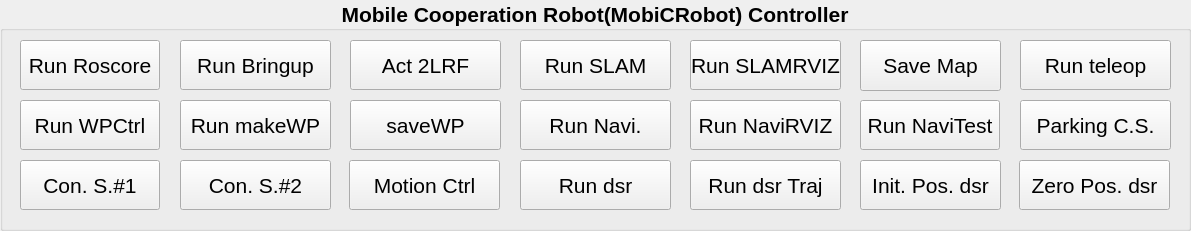
   <widget class="QGroupBox" name="runproc_groupBox">
    <property name="geometry">
     <rect>
      <x>20</x>
      <y>0</y>
      <width>1191</width>
      <height>231</height>
     </rect>
    </property>
    <property name="font">
     <font>
      <pointsize>16</pointsize>
      <weight>75</weight>
      <bold>true</bold>
     </font>
    </property>
    <property name="title">
     <string>Mobile Cooperation Robot(MobiCRobot) Controller</string>
    </property>
    <property name="alignment">
     <set>Qt::AlignCenter</set>
    </property>
    <widget class="QPushButton" name="run_roscorePB">
     <property name="geometry">
      <rect>
       <x>20</x>
       <y>40</y>
       <width>140</width>
       <height>50</height>
      </rect>
     </property>
     <property name="font">
      <font>
       <family>Ubuntu</family>
       <pointsize>16</pointsize>
       <weight>50</weight>
       <bold>false</bold>
      </font>
     </property>
     <property name="text">
      <string>Run Roscore</string>
     </property>
    </widget>
    <widget class="QPushButton" name="run_bringupPB">
     <property name="geometry">
      <rect>
       <x>180</x>
       <y>40</y>
       <width>151</width>
       <height>50</height>
      </rect>
     </property>
     <property name="font">
      <font>
       <family>Ubuntu</family>
       <pointsize>16</pointsize>
       <weight>50</weight>
       <bold>false</bold>
      </font>
     </property>
     <property name="text">
      <string>Run Bringup</string>
     </property>
    </widget>
    <widget class="QPushButton" name="run_slamPB">
     <property name="geometry">
      <rect>
       <x>520</x>
       <y>40</y>
       <width>151</width>
       <height>50</height>
      </rect>
     </property>
     <property name="font">
      <font>
       <family>Ubuntu</family>
       <pointsize>16</pointsize>
       <weight>50</weight>
       <bold>false</bold>
      </font>
     </property>
     <property name="text">
      <string>Run SLAM</string>
     </property>
    </widget>
    <widget class="QPushButton" name="run_teleopPB">
     <property name="geometry">
      <rect>
       <x>1020</x>
       <y>40</y>
       <width>151</width>
       <height>50</height>
      </rect>
     </property>
     <property name="font">
      <font>
       <family>Ubuntu</family>
       <pointsize>16</pointsize>
       <weight>50</weight>
       <bold>false</bold>
      </font>
     </property>
     <property name="text">
      <string>Run teleop</string>
     </property>
    </widget>
    <widget class="QPushButton" name="run_2LRFPB">
     <property name="geometry">
      <rect>
       <x>350</x>
       <y>40</y>
       <width>151</width>
       <height>50</height>
      </rect>
     </property>
     <property name="font">
      <font>
       <family>Ubuntu</family>
       <pointsize>16</pointsize>
       <weight>50</weight>
       <bold>false</bold>
      </font>
     </property>
     <property name="layoutDirection">
      <enum>Qt::LeftToRight</enum>
     </property>
     <property name="text">
      <string>Act 2LRF</string>
     </property>
    </widget>
    <widget class="QPushButton" name="run_naviPB">
     <property name="geometry">
      <rect>
       <x>520</x>
       <y>100</y>
       <width>151</width>
       <height>50</height>
      </rect>
     </property>
     <property name="font">
      <font>
       <family>Ubuntu</family>
       <pointsize>16</pointsize>
       <weight>50</weight>
       <bold>false</bold>
      </font>
     </property>
     <property name="text">
      <string>Run Navi.</string>
     </property>
    </widget>
    <widget class="QPushButton" name="run_rvizPB">
     <property name="geometry">
      <rect>
       <x>690</x>
       <y>100</y>
       <width>151</width>
       <height>50</height>
      </rect>
     </property>
     <property name="font">
      <font>
       <family>Ubuntu</family>
       <pointsize>16</pointsize>
       <weight>50</weight>
       <bold>false</bold>
      </font>
     </property>
     <property name="text">
      <string>Run NaviRVIZ</string>
     </property>
    </widget>
    <widget class="QPushButton" name="run_wpcPB">
     <property name="geometry">
      <rect>
       <x>20</x>
       <y>100</y>
       <width>140</width>
       <height>50</height>
      </rect>
     </property>
     <property name="font">
      <font>
       <family>Ubuntu</family>
       <pointsize>16</pointsize>
       <weight>50</weight>
       <bold>false</bold>
      </font>
     </property>
     <property name="text">
      <string>Run WPCtrl</string>
     </property>
    </widget>
    <widget class="QPushButton" name="run_makeWPPB">
     <property name="geometry">
      <rect>
       <x>180</x>
       <y>100</y>
       <width>151</width>
       <height>50</height>
      </rect>
     </property>
     <property name="font">
      <font>
       <family>Ubuntu</family>
       <pointsize>16</pointsize>
       <weight>50</weight>
       <bold>false</bold>
      </font>
     </property>
     <property name="text">
      <string>Run makeWP</string>
     </property>
    </widget>
    <widget class="QPushButton" name="run_saveWPPB">
     <property name="geometry">
      <rect>
       <x>350</x>
       <y>100</y>
       <width>151</width>
       <height>50</height>
      </rect>
     </property>
     <property name="font">
      <font>
       <family>Ubuntu</family>
       <pointsize>16</pointsize>
       <weight>50</weight>
       <bold>false</bold>
      </font>
     </property>
     <property name="text">
      <string>saveWP</string>
     </property>
    </widget>
    <widget class="QPushButton" name="run_dsrRobotPB">
     <property name="geometry">
      <rect>
       <x>520</x>
       <y>160</y>
       <width>151</width>
       <height>50</height>
      </rect>
     </property>
     <property name="font">
      <font>
       <pointsize>16</pointsize>
       <weight>50</weight>
       <bold>false</bold>
      </font>
     </property>
     <property name="text">
      <string>Run dsr</string>
     </property>
    </widget>
    <widget class="QPushButton" name="run_Traj1PB">
     <property name="geometry">
      <rect>
       <x>690</x>
       <y>160</y>
       <width>151</width>
       <height>50</height>
      </rect>
     </property>
     <property name="font">
      <font>
       <pointsize>16</pointsize>
       <weight>50</weight>
       <bold>false</bold>
      </font>
     </property>
     <property name="text">
      <string>Run dsr Traj</string>
     </property>
    </widget>
    <widget class="QPushButton" name="run_connectSerial1PB">
     <property name="geometry">
      <rect>
       <x>20</x>
       <y>160</y>
       <width>140</width>
       <height>50</height>
      </rect>
     </property>
     <property name="font">
      <font>
       <family>Ubuntu</family>
       <pointsize>16</pointsize>
       <weight>50</weight>
       <bold>false</bold>
      </font>
     </property>
     <property name="text">
      <string>Con. S.#1</string>
     </property>
    </widget>
    <widget class="QPushButton" name="run_connectSerial2PB">
     <property name="geometry">
      <rect>
       <x>180</x>
       <y>160</y>
       <width>151</width>
       <height>50</height>
      </rect>
     </property>
     <property name="font">
      <font>
       <family>Ubuntu</family>
       <pointsize>16</pointsize>
       <weight>50</weight>
       <bold>false</bold>
      </font>
     </property>
     <property name="text">
      <string>Con. S.#2</string>
     </property>
    </widget>
    <widget class="QPushButton" name="initpos_dsrRobotPB">
     <property name="geometry">
      <rect>
       <x>860</x>
       <y>160</y>
       <width>141</width>
       <height>50</height>
      </rect>
     </property>
     <property name="font">
      <font>
       <pointsize>16</pointsize>
       <weight>50</weight>
       <bold>false</bold>
      </font>
     </property>
     <property name="text">
      <string>Init. Pos. dsr</string>
     </property>
    </widget>
    <widget class="QPushButton" name="zeropos_dsrRobotPB">
     <property name="geometry">
      <rect>
       <x>1019</x>
       <y>160</y>
       <width>151</width>
       <height>50</height>
      </rect>
     </property>
     <property name="font">
      <font>
       <pointsize>16</pointsize>
       <weight>50</weight>
       <bold>false</bold>
      </font>
     </property>
     <property name="text">
      <string>Zero Pos. dsr</string>
     </property>
    </widget>
    <widget class="QPushButton" name="csparking_PB">
     <property name="geometry">
      <rect>
       <x>1020</x>
       <y>100</y>
       <width>151</width>
       <height>50</height>
      </rect>
     </property>
     <property name="font">
      <font>
       <pointsize>16</pointsize>
       <weight>50</weight>
       <bold>false</bold>
      </font>
     </property>
     <property name="text">
      <string>Parking C.S.</string>
     </property>
    </widget>
    <widget class="QPushButton" name="motionctrl_PB">
     <property name="geometry">
      <rect>
       <x>349</x>
       <y>160</y>
       <width>151</width>
       <height>50</height>
      </rect>
     </property>
     <property name="font">
      <font>
       <pointsize>16</pointsize>
       <weight>50</weight>
       <bold>false</bold>
      </font>
     </property>
     <property name="text">
      <string>Motion Ctrl</string>
     </property>
    </widget>
    <widget class="QPushButton" name="initpos_dsrRobotPB_2">
     <property name="geometry">
      <rect>
       <x>760</x>
       <y>260</y>
       <width>140</width>
       <height>50</height>
      </rect>
     </property>
     <property name="font">
      <font>
       <pointsize>16</pointsize>
       <weight>50</weight>
       <bold>false</bold>
      </font>
     </property>
     <property name="text">
      <string>Init. Pos. dsr</string>
     </property>
    </widget>
    <widget class="QPushButton" name="savemapPB">
     <property name="geometry">
      <rect>
       <x>860</x>
       <y>40</y>
       <width>141</width>
       <height>51</height>
      </rect>
     </property>
     <property name="font">
      <font>
       <pointsize>16</pointsize>
       <weight>50</weight>
       <bold>false</bold>
      </font>
     </property>
     <property name="text">
      <string>Save Map</string>
     </property>
    </widget>
    <widget class="QPushButton" name="run_navitestPB">
     <property name="geometry">
      <rect>
       <x>860</x>
       <y>100</y>
       <width>140</width>
       <height>50</height>
      </rect>
     </property>
     <property name="font">
      <font>
       <family>Ubuntu</family>
       <pointsize>16</pointsize>
       <weight>50</weight>
       <bold>false</bold>
      </font>
     </property>
     <property name="text">
      <string>Run NaviTest</string>
     </property>
    </widget>
    <widget class="QPushButton" name="run_slamrvizPB">
     <property name="geometry">
      <rect>
       <x>690</x>
       <y>40</y>
       <width>151</width>
       <height>50</height>
      </rect>
     </property>
     <property name="font">
      <font>
       <family>Ubuntu</family>
       <pointsize>16</pointsize>
       <weight>50</weight>
       <bold>false</bold>
      </font>
     </property>
     <property name="text">
      <string>Run SLAMRVIZ</string>
     </property>
    </widget>
   </widget>
